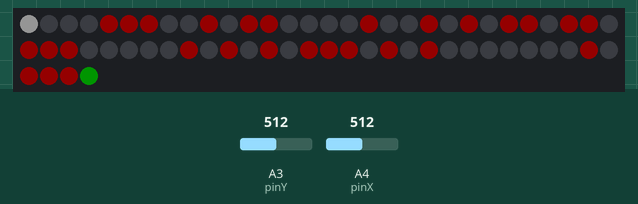
Bench run of a program on a simulated Arduino Mega 2560, built with avr-gcc and run on an emulated ATmega2560. On the bench: 64 RGB LEDs in strip order, left to right, continuing on the next row. Inputs (shaded band) come from the test bench; at power-on: A4 (pinX) = 512, A3 (pinY) = 512. Dim RGB values are drawn brighter than linear.

Above: at 1.2 s.
1.3 s: A4 (pinX) set to 680
Timing chart, 0 to 4.3 s (numbered marks = the images above; inputs shaded):
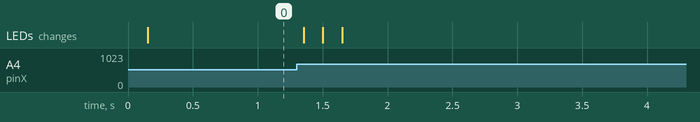

The program:

main.cpp
```cpp
#include <Arduino.h>
#include <Adafruit_NeoPixel.h>

const short matrix_pin = 6;
const short pinX = A4;
const short pinY = A3;
const short rows = 8;
const short cols = 8;
const short numLeds = rows * cols;

// Геометрія матриці (1, 2, 3 або 4)
const short MATRIX_TYPE = 1;

short cur_X = 0;
short cur_Y = 0;

Adafruit_NeoPixel matrix(numLeds, matrix_pin, NEO_GRB + NEO_KHZ800);

// 0 = прохід, 1 = стіна, 2 = фініш, 3 = старт
short maze[rows][cols] = {
    {3, 0, 0, 0, 1, 1, 1, 0},
    {0, 1, 0, 1, 1, 0, 0, 0},
    {0, 1, 0, 0, 1, 0, 1, 0},
    {1, 1, 0, 1, 1, 0, 1, 1},
    {1, 0, 0, 0, 0, 0, 1, 0},
    {1, 0, 1, 0, 1, 1, 1, 0},
    {1, 0, 1, 0, 0, 0, 0, 0},
    {0, 0, 1, 0, 1, 1, 1, 2},
};

unsigned long last_time = 0;

short getPixelIndex(short x, short y)
{
  switch (MATRIX_TYPE)
  {
  case 1:
    return y * cols + x;
  case 2:
    return (y % 2 == 0) ? (y * cols + x) : (y * cols + (cols - 1 - x));
  case 3:
    return x * rows + y;
  case 4:
    return (x % 2 == 0) ? (x * rows + y) : (x * rows + (rows - 1 - y));
  default:
    return y * cols + x;
  }
}

void setup()
{
  matrix.begin();
  matrix.setBrightness(20);
  matrix.clear();
  matrix.show();
}

void loop()
{
  if (millis() - last_time >= 150)
  {
    last_time = millis();

    // 1. Стабілізоване зчитування X
    analogRead(pinX);
    delayMicroseconds(10);
    int valX = analogRead(pinX);

    // 2. Стабілізоване зчитування Y
    analogRead(pinY);
    delayMicroseconds(10);
    int valY = analogRead(pinY);

    // Розрахунок сили відхилення від центра
    int devX = abs(valX - 512);
    int devY = abs(valY - 512);

    short moveX = 0;
    short moveY = 0;

    // Вибір однієї домінуючої осі з розширеним діапазоном
    if (devX > devY && devX > 150)
    {
      if (valX < 350)
        moveX = -1;
      else if (valX > 670)
        moveX = 1;
    }
    else if (devY >= devX && devY > 150)
    {
      if (valY < 350)
        moveY = -1;
      else if (valY > 670)
        moveY = 1;
    }

    // Рух по X
    if (moveX != 0)
    {
      short targetX = cur_X + moveX;
      if (targetX >= 0 && targetX < cols)
      {
        if (maze[cur_Y][targetX] != 1)
        {
          cur_X = targetX;
        }
      }
    }

    // Рух по Y
    if (moveY != 0)
    {
      short targetY = cur_Y + moveY;
      if (targetY >= 0 && targetY < rows)
      {
        if (maze[targetY][cur_X] != 1)
        {
          cur_Y = targetY;
        }
      }
    }

    matrix.clear();

    // Отрисовка стін і фінішу
    for (int r = 0; r < rows; r++)
    {
      for (int c = 0; c < cols; c++)
      {
        int pixelIndex = getPixelIndex(c, r);

        if (maze[r][c] == 1)
        {
          matrix.setPixelColor(pixelIndex, matrix.Color(255, 0, 0)); // Стіна
        }
        else if (maze[r][c] == 2)
        {
          matrix.setPixelColor(pixelIndex, matrix.Color(0, 255, 0)); // Фініш
        }
      }
    }

    // Малювання гравця
    matrix.setPixelColor(getPixelIndex(cur_X, cur_Y), matrix.Color(255, 255, 255));

    matrix.show();
  }
}
```
